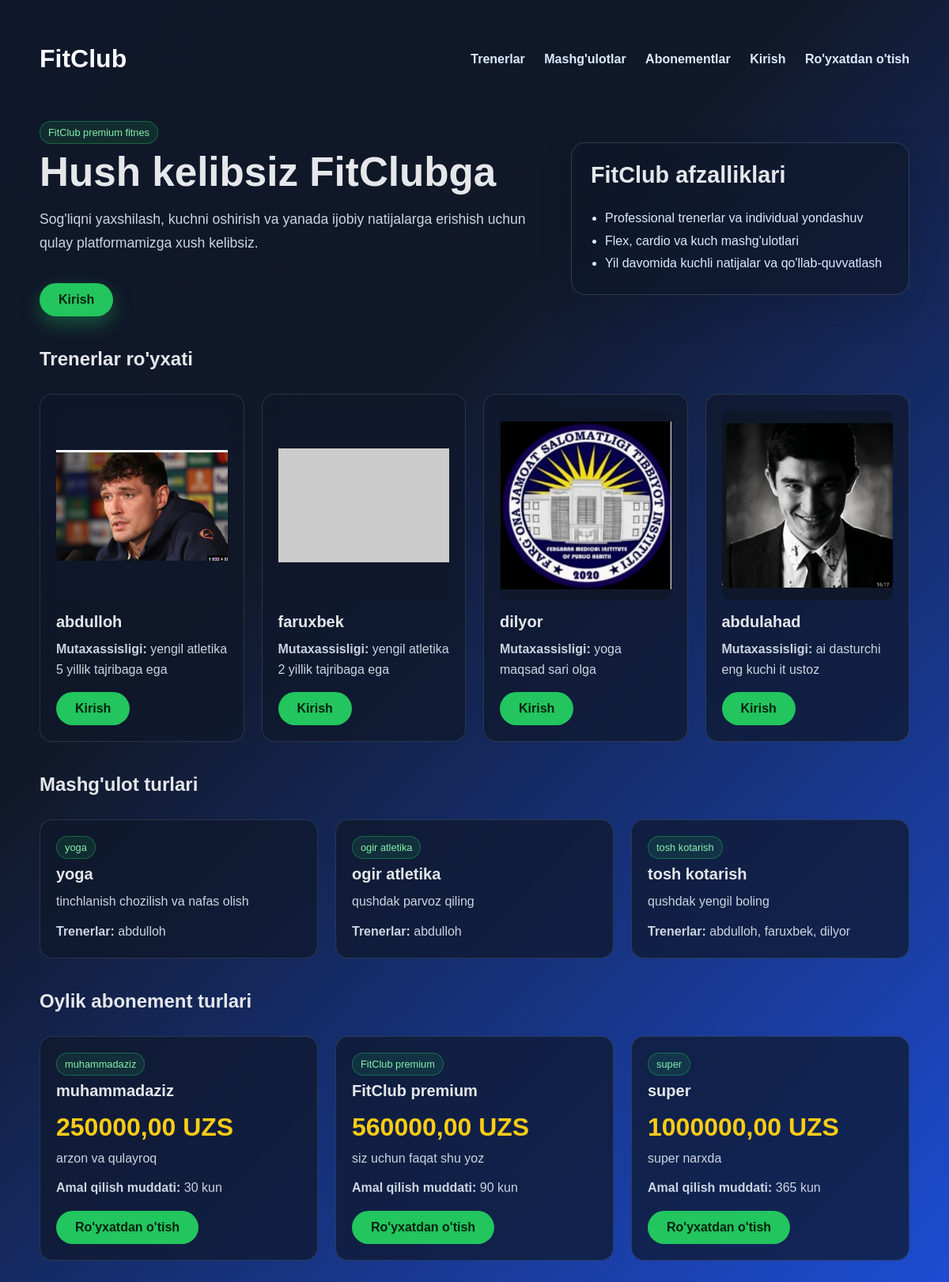
/home/, run on the app's committed database.
### ilovalar/models.py (models this page shows, shortened)
class Trainer(models.Model):
    full_name = models.CharField(max_length=100, verbose_name="To'liq ismi")
    age = models.IntegerField(default=25, verbose_name="Yoshi")
    specialty = models.CharField(max_length=100, verbose_name="Mutaxassisligi")
    experience_years = models.IntegerField(default=3, verbose_name="Tajribasi (yil)")
    location = models.CharField(max_length=100, default='Toshkent', verbose_name="Joylashuvi")
    phone = models.CharField(max_length=20, blank=True, default='', verbose_name="Telefon")
    bio = models.TextField(verbose_name="Biografiyasi")
    image = models.ImageField(upload_to='trainers/', blank=True, null=True, verbose_name="Rasmi")
    class Meta:
        verbose_name = 'Trener'
        verbose_name_plural = 'Trenerlar'

class WorkoutType(models.Model):
    name = models.CharField(max_length=50, verbose_name="Mashg'ulot nomi")
    description = models.TextField(verbose_name="Tavsifi")
    trainers = models.ManyToManyField(Trainer, related_name="workouts", verbose_name="Trenerlar")
    class Meta:
        verbose_name = 'Mashg\'ulot turi'
        verbose_name_plural = 'Mashg\'ulot turlari'

class MembershipPlan(models.Model):
    name = models.CharField(max_length=50, verbose_name="Abonement nomi")
    price = models.DecimalField(max_digits=10, decimal_places=2, verbose_name="Narxi")
    duration_days = models.IntegerField(default=30, verbose_name="Amal qilish muddati (kun)")
    description = models.TextField(verbose_name="Batafsil")
    class Meta:
        verbose_name = 'Abonement turi'
        verbose_name_plural = 'Abonement turlari'

### ilovalar/views.py (the view)
# urls.py: path('home/', views.home, name='home'),
def home(request):
    context = {
        'trainers': Trainer.objects.all(),
        'workouts': WorkoutType.objects.all(),
        'plans': MembershipPlan.objects.all(),
        'form': RegistrationForm(),
    }
    return render(request, 'ilovalar/home.html', context)

### ilovalar/templates/ilovalar/home.html (shortened to what this page needs)
<!DOCTYPE html>
<html lang="uz">
<head>
</head>
<body>
    <div class="container">
        <header class="topbar">
            <div class="brand">FitClub</div>
            <nav class="nav">
                <a href="#trainers">Trenerlar</a>
                <a href="#workouts">Mashg'ulotlar</a>
                <a href="#plans">Abonementlar</a>
                {% if user.is_authenticated %}
                    <a href="{% url 'dashboard' %}">Kabinet</a>
                    <a href="{% url 'logout' %}">Chiqish</a>
                {% else %}
                    <a href="{% url 'login' %}">Kirish</a>
                    <a href="{% url 'register' %}">Ro'yxatdan o'tish</a>
                {% endif %}
            </nav>
        </header>
        {% if not user.is_authenticated %}
            <section class="hero welcome-hero">
                <div class="welcome-copy">
                    <div class="badge">FitClub premium fitnes</div>
                    <h1>Hush kelibsiz FitClubga</h1>
                    <p>
                        Sog'liqni yaxshilash, kuchni oshirish va yanada ijobiy natijalarga erishish uchun qulay platformamizga xush kelibsiz.
                    </p>
                    <a href="#register" class="cta primary-btn">Kirish</a>
                </div>
                <div class="panel stats-panel">
                    <h2>FitClub afzalliklari</h2>
                    <ul>
                        <li>Professional trenerlar va individual yondashuv</li>
                        <li>Flex, cardio va kuch mashg'ulotlari</li>
                        <li>Yil davomida kuchli natijalar va qo'llab-quvvatlash</li>
                    </ul>
                </div>
            </section>
        {% endif %}
        <section id="trainers">
            <h2>Trenerlar ro'yxati</h2>
            <div class="cards">
                {% for trainer in trainers %}
                    <article class="card">
                        {% if trainer.image %}
                            <img src="{{ trainer.image.url }}" alt="{{ trainer.full_name }}">
                        {% else %}
                            <img src="https://via.placeholder.com/600x400?text=Trainer" alt="{{ trainer.full_name }}">
                        {% endif %}
                        <h3>{{ trainer.full_name }}</h3>
                        <p><strong>Mutaxassisligi:</strong> {{ trainer.specialty }}</p>
                        <p>{{ trainer.bio }}</p>
                        <a href="{% url 'trainer_detail' trainer.id %}" class="cta" style="display: inline-block; margin-top: 16px;">Kirish</a>
                    </article>
                {% empty %}
                    <p>Hozircha trenerlar ro'yxati mavjud emas.</p>
                {% endfor %}
            </div>
        </section>
        <section id="workouts" style="margin-top: 40px;">
            <h2>Mashg'ulot turlari</h2>
            <div class="cards">
                {% for workout in workouts %}
                    <article class="card">
                        <div class="badge">{{ workout.name }}</div>
                        <h3>{{ workout.name }}</h3>
                        <p>{{ workout.description }}</p>
                        <p style="margin-top: 12px;"><strong>Trenerlar:</strong>
                            {% for trainer in workout.trainers.all %}
                                {{ trainer.full_name }}{% if not forloop.last %}, {% endif %}
                            {% empty %}
                                Trenerlar belgilanmagan
                            {% endfor %}
                        </p>
                    </article>
                {% empty %}
                    <p>Hozircha mashg'ulot turlari mavjud emas.</p>
                {% endfor %}
            </div>
        </section>
        <section id="plans" style="margin-top: 40px;">
            <h2>Oylik abonement turlari</h2>
            <div class="cards">
                {% for plan in plans %}
                    <article class="card">
                        <div class="badge">{{ plan.name }}</div>
                        <h3>{{ plan.name }}</h3>
                        <div class="price">{{ plan.price }} UZS</div>
                        <p>{{ plan.description }}</p>
                        <p style="margin-top: 12px;"><strong>Amal qilish muddati:</strong> {{ plan.duration_days }} kun</p>
                        {% if user.is_authenticated %}
                            <a href="{% url 'buy_membership' plan.id %}" class="cta" style="margin-top: 16px; display: inline-block;">Sotib olish</a>
                        {% else %}
                            <a href="{% url 'register' %}" class="cta" style="margin-top: 16px;">Ro'yxatdan o'tish</a>
                        {% endif %}
                    </article>
                {% empty %}
                    <p>Hozircha abonementlar mavjud emas.</p>
                {% endfor %}
            </div>
        </section>
    </div>
</body>
</html>

### ilovalar/templates/ilovalar/home.html (style rules this page uses)
body { margin: 0; font-family: Arial, sans-serif; background: linear-gradient(135deg, #0f172a, #111827 35%, #1d4ed8); color: #e5e7eb; }
.container { max-width: 1100px; margin: 0 auto; padding: 40px 20px 80px; }
.topbar { display: flex; justify-content: space-between; align-items: center; padding: 16px 0 30px; }
.brand { font-size: 2rem; font-weight: 700; color: #f8fafc; }
.nav a { color: #dbeafe; text-decoration: none; margin-left: 20px; font-weight: 600; }
.hero { display: grid; grid-template-columns: 1.2fr 0.8fr; gap: 30px; align-items: center; padding: 30px 0 40px; }
.hero h1 { font-size: 3rem; margin: 0 0 16px; line-height: 1.1; }
.hero p { font-size: 1.1rem; color: #cbd5e1; line-height: 1.7; }
.cta { display: inline-block; background: #22c55e; color: #06220f; padding: 12px 24px; text-decoration: none; border-radius: 999px; font-weight: 700; margin-top: 18px; }
.primary-btn { box-shadow: 0 10px 25px rgba(34, 197, 94, 0.35); }
.panel { background: rgba(15, 23, 42, 0.65); border: 1px solid rgba(148, 163, 184, 0.25); border-radius: 18px; padding: 24px; box-shadow: 0 20px 40px rgba(15, 23, 42, 0.22); }
.welcome-hero { align-items: center; padding: 30px 0 20px; }
.welcome-copy h1 { font-size: 3.2rem; margin: 0 0 16px; line-height: 1.08; }
.welcome-copy p { font-size: 1.1rem; color: #cbd5e1; line-height: 1.7; max-width: 620px; }
.stats-panel ul { margin: 18px 0 0; padding-left: 18px; color: #dbeafe; line-height: 1.8; }
.panel h2 { margin-top: 0; font-size: 1.8rem; }
.cards { display: grid; grid-template-columns: repeat(auto-fit, minmax(240px, 1fr)); gap: 22px; margin-top: 30px; }
.card { background: rgba(15, 23, 42, 0.7); border: 1px solid rgba(148, 163, 184, 0.2); border-radius: 16px; padding: 20px; }
.card img { width: 100%; height: 240px; object-fit: contain; object-position: center; border-radius: 12px; margin-bottom: 16px; background: #0f172a; display: block; }
.card h3 { margin: 0 0 10px; font-size: 1.25rem; }
.card p { color: #cbd5e1; line-height: 1.6; margin: 0; }
.price { font-size: 2rem; font-weight: 700; color: #facc15; margin: 16px 0 8px; }
.badge { display: inline-block; background: rgba(34, 197, 94, 0.12); color: #86efac; border: 1px solid rgba(34, 197, 94, 0.4); padding: 6px 10px; border-radius: 999px; font-size: 0.8rem; margin-bottom: 8px; }

### data on the page
Trainer: image (picture), full_name "abdulloh", specialty "yengil atletika", bio "5 yillik tajribaga ega"
Trainer: full_name "faruxbek", specialty "yengil atletika", bio "2 yillik tajribaga ega"
Trainer: image (picture), full_name "dilyor", specialty "yoga", bio "maqsad sari olga"
Trainer: image (picture), full_name "abdulahad", specialty "ai dasturchi", bio "eng kuchi it ustoz"
WorkoutType: name "yoga", description "tinchlanish chozilish va nafas olish"
WorkoutType: name "ogir atletika", description "qushdak parvoz qiling"
WorkoutType: name "tosh kotarish", description "qushdak yengil boling"
MembershipPlan: name "muhammadaziz", price "250000,00", description "arzon va qulayroq", duration_days "30"
MembershipPlan: name "FitClub premium", price "560000,00", description "siz uchun faqat shu yoz", duration_days "90"
MembershipPlan: name "super", price "1000000,00", description "super narxda", duration_days "365"
